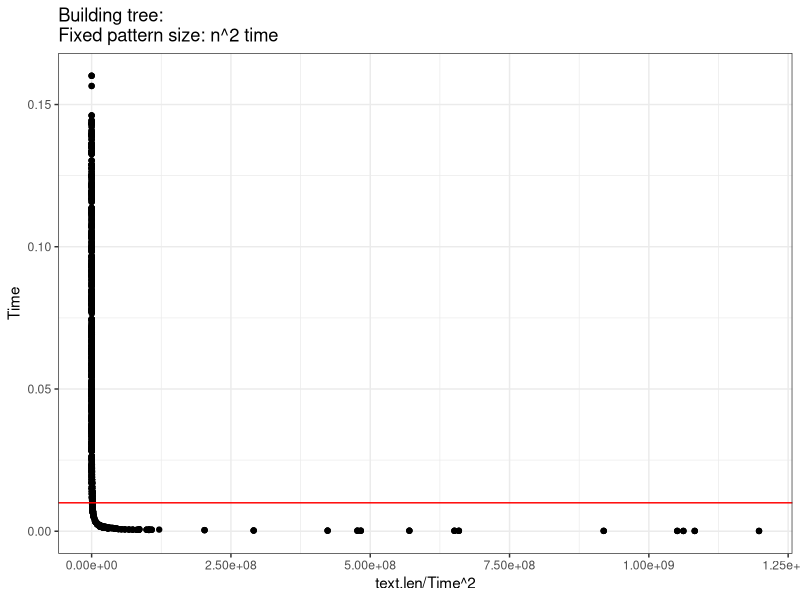
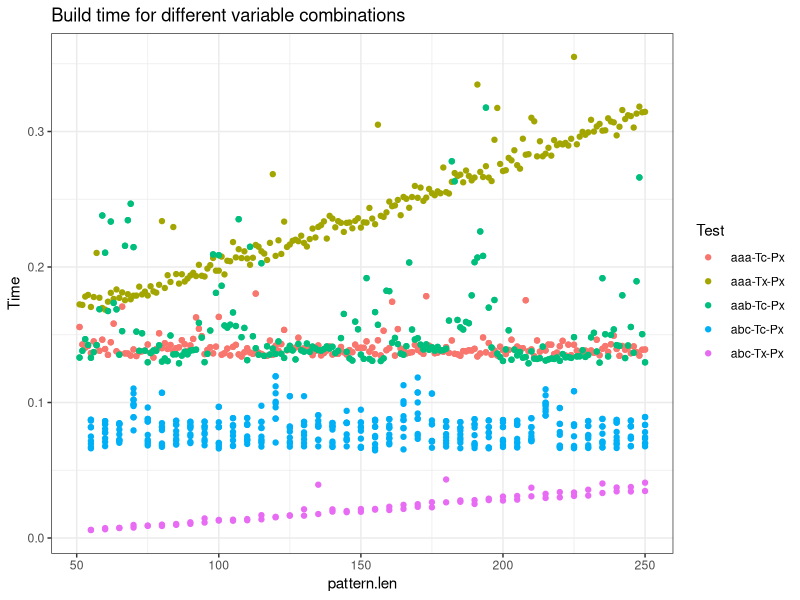
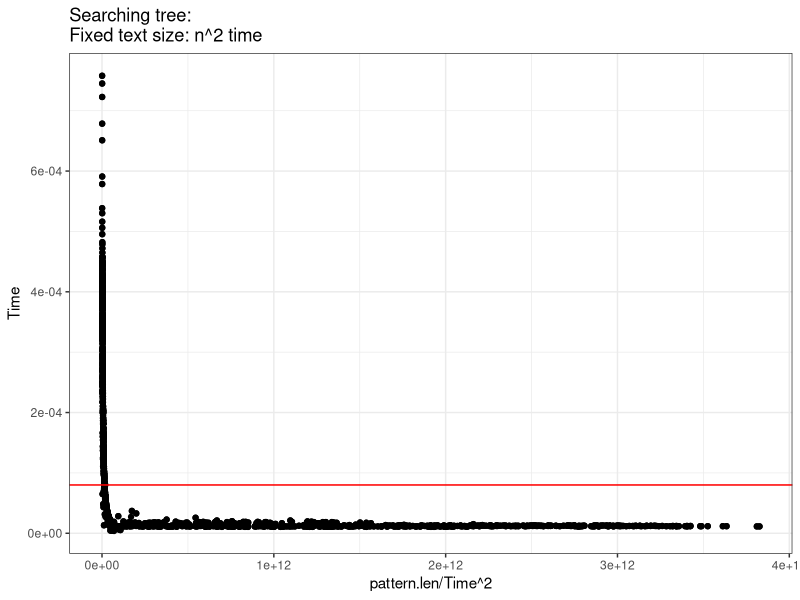
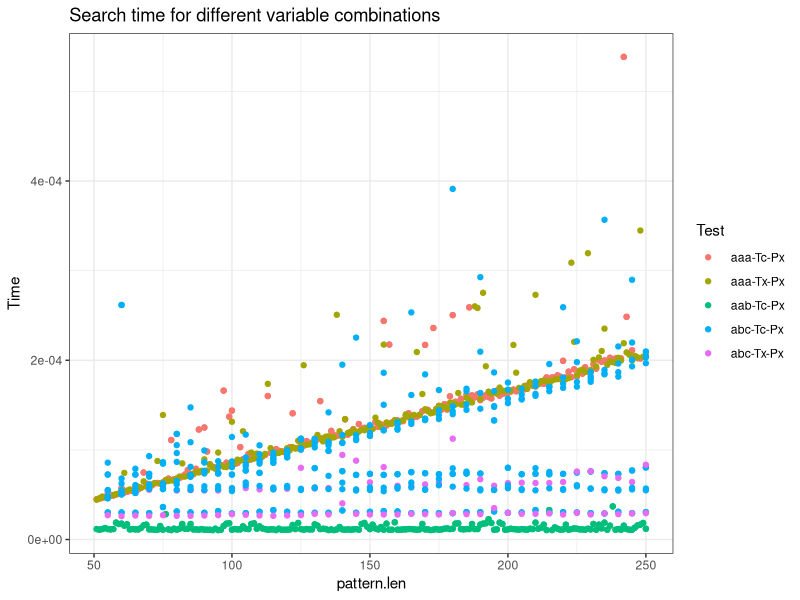

Source code (R) for these figures, in order:
## ---- chunk 1
knitr::opts_chunk$set(echo = TRUE)
library(ggpubr)
## ---- chunk 2
setwd('/Users/PM/Dropbox/Genome_scale_algorithms/Genome_scale_algorithms/Project2')
library(dplyr)
library(ggpubr)

df_build.naive = read.csv( "Test - SuffixTree Build - Naive.csv" , header = F)
colnames(df_build.naive) = c("Function", "Time", "Test", "text.len", "pattern.len", "occurrences", "?")

fixed_text_size_build <- df_build.naive %>%
  filter(text.len == 500)

fixed_patter_size_build <- df_build.naive %>%
  filter(pattern.len == 10)


plot1 <- ggplot(data = fixed_patter_size_build) + 
  geom_point(mapping = aes(x = text.len/Time^2, y = Time)) +
  ggtitle("Building tree: \nFixed pattern size: n^2 time") +
  geom_hline(yintercept = 0.01, color = "red") + theme_bw()

#plot2 <- ggplot(data = fixed_text_size_build) + 
#  geom_point(mapping = aes(x = pattern.len/Time^2, y = Time)) + 
#  geom_hline(yintercept = 0.18, color = "red") +
#  ggtitle("Building tree: \nFixed text size: n^2 time") + theme_bw()

plot1

## ---- chunk 3
# Subsetting data:
bellow_pattern_size <-df_build.naive %>%
  filter(pattern.len <= 250)  %>%
  filter(pattern.len > 50)
plot2 <- ggplot(data = bellow_pattern_size ) + 
  geom_point(mapping = aes(x = pattern.len, y = Time, color = Test)) +
  ggtitle("Build time for different variable combinations") + theme_bw()

plot2
## ---- chunk 4


df_search = read.csv( "Test - SuffixTree Search.csv" )
colnames(df_search) = c("Function", "Time", "Test", "text.len", "pattern.len", "occurrences", "?")

fixed_text_size_search <- df_search %>%
  filter(text.len == 500)

fixed_pattern_size_search <- df_search %>%
  filter(pattern.len == 10)

plot3 <- ggplot(data = fixed_text_size_search) + 
  geom_point(mapping = aes(x = pattern.len/Time^2, y = Time)) + 
  geom_hline(yintercept = 0.00008, color = "red") +
  ggtitle("Searching tree: \nFixed text size: n^2 time") + theme_bw()

plot3

  
## ---- chunk 5

# Subsetting data:
bellow_pattern_size <- df_search %>%
  filter(pattern.len <= 250)  %>%
  filter(pattern.len > 50)
ggplot(data = bellow_pattern_size ) + 
  geom_point(mapping = aes(x = pattern.len, y = Time, color = Test)) +
  ggtitle("Search time for different variable combinations") + theme_bw()

